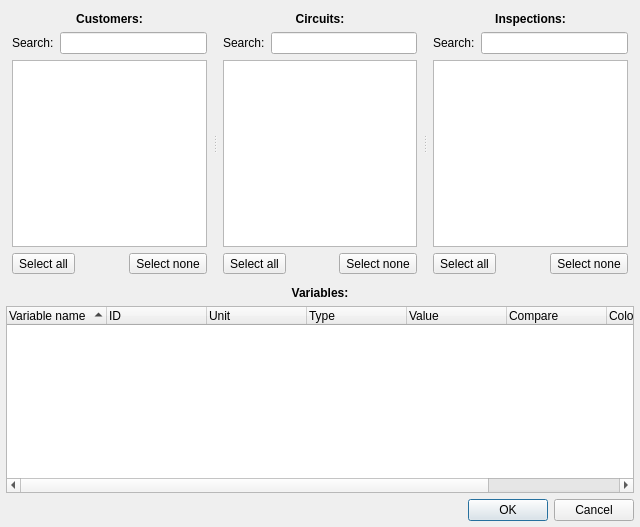
<ui version="4.0" >
 <author>Matus &amp; Michal Tomlein</author>
 <class>ImportDialogue</class>
 <widget class="QDialog" name="ImportDialogue" >
  <property name="geometry" >
   <rect>
    <x>0</x>
    <y>0</y>
    <width>640</width>
    <height>527</height>
   </rect>
  </property>
  <property name="minimumSize" >
   <size>
    <width>640</width>
    <height>300</height>
   </size>
  </property>
  <property name="windowTitle" >
   <string>Import data - Leaklog</string>
  </property>
  <property name="windowIcon" >
   <iconset resource="resources.qrc" >
    <normaloff>:/images/images/import.png</normaloff>:/images/images/import.png</iconset>
  </property>
  <layout class="QVBoxLayout" name="verticalLayout" >
   <item>
    <widget class="QSplitter" name="splitter" >
     <property name="orientation" >
      <enum>Qt::Horizontal</enum>
     </property>
     <widget class="QWidget" name="layoutWidget" >
      <layout class="QGridLayout" name="gridLayout" >
       <item row="0" column="0" colspan="3" >
        <widget class="QLabel" name="id_lbl_customers" >
         <property name="font" >
          <font>
           <weight>75</weight>
           <bold>true</bold>
          </font>
         </property>
         <property name="text" >
          <string>Customers:</string>
         </property>
         <property name="alignment" >
          <set>Qt::AlignCenter</set>
         </property>
        </widget>
       </item>
       <item row="1" column="0" >
        <widget class="QLabel" name="id_lbl_search_customers" >
         <property name="sizePolicy" >
          <sizepolicy vsizetype="Preferred" hsizetype="Fixed" >
           <horstretch>0</horstretch>
           <verstretch>0</verstretch>
          </sizepolicy>
         </property>
         <property name="text" >
          <string>Search:</string>
         </property>
        </widget>
       </item>
       <item row="1" column="1" colspan="2" >
        <widget class="ExtendedLineEdit" name="id_le_search_customers" />
       </item>
       <item row="2" column="0" colspan="3" >
        <widget class="MTListWidget" name="id_lw_customers" >
         <property name="sortingEnabled" >
          <bool>true</bool>
         </property>
        </widget>
       </item>
       <item row="3" column="0" colspan="2" >
        <widget class="QToolButton" name="id_tbtn_customers_selectall" >
         <property name="text" >
          <string>Select all</string>
         </property>
        </widget>
       </item>
       <item row="3" column="2" >
        <widget class="QToolButton" name="id_tbtn_customers_selectnone" >
         <property name="text" >
          <string>Select none</string>
         </property>
        </widget>
       </item>
      </layout>
     </widget>
     <widget class="QWidget" name="layoutWidget" >
      <layout class="QGridLayout" name="gridLayout_2" >
       <item row="0" column="0" colspan="3" >
        <widget class="QLabel" name="id_lbl_circuits" >
         <property name="font" >
          <font>
           <weight>75</weight>
           <bold>true</bold>
          </font>
         </property>
         <property name="text" >
          <string>Circuits:</string>
         </property>
         <property name="alignment" >
          <set>Qt::AlignCenter</set>
         </property>
        </widget>
       </item>
       <item row="1" column="0" >
        <widget class="QLabel" name="id_lbl_search_circuits" >
         <property name="sizePolicy" >
          <sizepolicy vsizetype="Preferred" hsizetype="Fixed" >
           <horstretch>0</horstretch>
           <verstretch>0</verstretch>
          </sizepolicy>
         </property>
         <property name="text" >
          <string>Search:</string>
         </property>
        </widget>
       </item>
       <item row="1" column="1" colspan="2" >
        <widget class="ExtendedLineEdit" name="id_le_search_circuits" />
       </item>
       <item row="2" column="0" colspan="3" >
        <widget class="MTListWidget" name="id_lw_circuits" >
         <property name="sortingEnabled" >
          <bool>true</bool>
         </property>
        </widget>
       </item>
       <item row="3" column="0" colspan="2" >
        <widget class="QToolButton" name="id_tbtn_circuits_selectall" >
         <property name="text" >
          <string>Select all</string>
         </property>
        </widget>
       </item>
       <item row="3" column="2" >
        <widget class="QToolButton" name="id_tbtn_circuits_selectnone" >
         <property name="text" >
          <string>Select none</string>
         </property>
        </widget>
       </item>
      </layout>
     </widget>
     <widget class="QWidget" name="layoutWidget" >
      <layout class="QGridLayout" name="gridLayout_3" >
       <item row="0" column="0" colspan="3" >
        <widget class="QLabel" name="id_lbl_inspections" >
         <property name="font" >
          <font>
           <weight>75</weight>
           <bold>true</bold>
          </font>
         </property>
         <property name="text" >
          <string>Inspections:</string>
         </property>
         <property name="alignment" >
          <set>Qt::AlignCenter</set>
         </property>
        </widget>
       </item>
       <item row="1" column="0" >
        <widget class="QLabel" name="id_lbl_search_inspections" >
         <property name="sizePolicy" >
          <sizepolicy vsizetype="Preferred" hsizetype="Fixed" >
           <horstretch>0</horstretch>
           <verstretch>0</verstretch>
          </sizepolicy>
         </property>
         <property name="text" >
          <string>Search:</string>
         </property>
        </widget>
       </item>
       <item row="1" column="1" colspan="2" >
        <widget class="ExtendedLineEdit" name="id_le_search_inspections" />
       </item>
       <item row="2" column="0" colspan="3" >
        <widget class="MTListWidget" name="id_lw_inspections" >
         <property name="sortingEnabled" >
          <bool>true</bool>
         </property>
        </widget>
       </item>
       <item row="3" column="0" colspan="2" >
        <widget class="QToolButton" name="id_tbtn_inspections_selectall" >
         <property name="text" >
          <string>Select all</string>
         </property>
        </widget>
       </item>
       <item row="3" column="2" >
        <widget class="QToolButton" name="id_tbtn_inspections_selectnone" >
         <property name="text" >
          <string>Select none</string>
         </property>
        </widget>
       </item>
      </layout>
     </widget>
    </widget>
   </item>
   <item>
    <widget class="QLabel" name="id_lbl_variables" >
     <property name="font" >
      <font>
       <weight>75</weight>
       <bold>true</bold>
      </font>
     </property>
     <property name="text" >
      <string>Variables:</string>
     </property>
     <property name="alignment" >
      <set>Qt::AlignCenter</set>
     </property>
    </widget>
   </item>
   <item>
    <widget class="QTreeWidget" name="id_trw_variables" >
     <property name="sortingEnabled" >
      <bool>true</bool>
     </property>
     <column>
      <property name="text" >
       <string>Variable name</string>
      </property>
     </column>
     <column>
      <property name="text" >
       <string>ID</string>
      </property>
     </column>
     <column>
      <property name="text" >
       <string>Unit</string>
      </property>
     </column>
     <column>
      <property name="text" >
       <string>Type</string>
      </property>
     </column>
     <column>
      <property name="text" >
       <string>Value</string>
      </property>
     </column>
     <column>
      <property name="text" >
       <string>Compare</string>
      </property>
     </column>
     <column>
      <property name="text" >
       <string>Colour</string>
      </property>
     </column>
     <column>
      <property name="text" >
       <string>Action</string>
      </property>
     </column>
    </widget>
   </item>
   <item>
    <widget class="QDialogButtonBox" name="id_bb" >
     <property name="orientation" >
      <enum>Qt::Horizontal</enum>
     </property>
     <property name="standardButtons" >
      <set>QDialogButtonBox::Cancel|QDialogButtonBox::Ok</set>
     </property>
    </widget>
   </item>
  </layout>
 </widget>
 <layoutdefault spacing="6" margin="6" />
 <customwidgets>
  <customwidget>
   <class>MTListWidget</class>
   <extends>QListWidget</extends>
   <header>mtlistwidget.h</header>
  </customwidget>
  <customwidget>
   <class>ExtendedLineEdit</class>
   <extends>QLineEdit</extends>
   <header>extendedlineedit.h</header>
  </customwidget>
 </customwidgets>
 <resources>
  <include location="resources.qrc" />
 </resources>
 <connections>
  <connection>
   <sender>id_bb</sender>
   <signal>accepted()</signal>
   <receiver>ImportDialogue</receiver>
   <slot>accept()</slot>
   <hints>
    <hint type="sourcelabel" >
     <x>248</x>
     <y>254</y>
    </hint>
    <hint type="destinationlabel" >
     <x>157</x>
     <y>274</y>
    </hint>
   </hints>
  </connection>
  <connection>
   <sender>id_bb</sender>
   <signal>rejected()</signal>
   <receiver>ImportDialogue</receiver>
   <slot>reject()</slot>
   <hints>
    <hint type="sourcelabel" >
     <x>316</x>
     <y>260</y>
    </hint>
    <hint type="destinationlabel" >
     <x>286</x>
     <y>274</y>
    </hint>
   </hints>
  </connection>
 </connections>
</ui>
